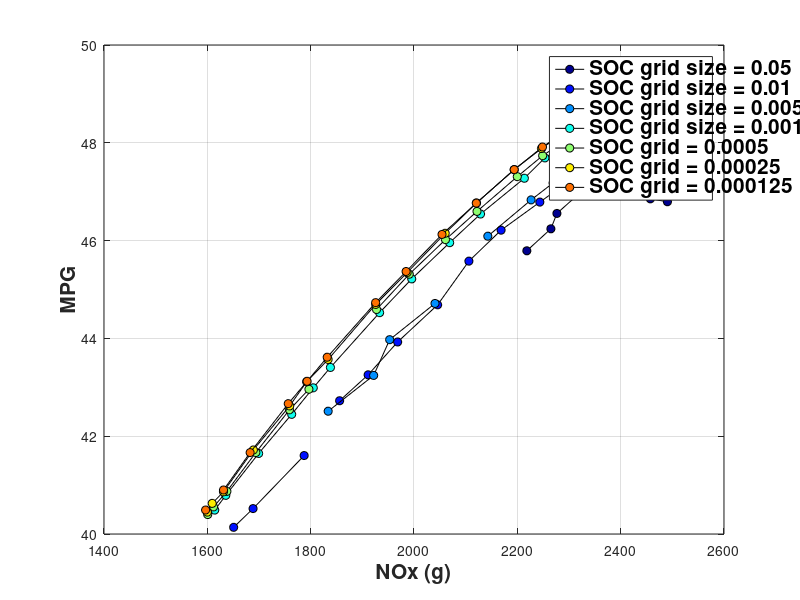
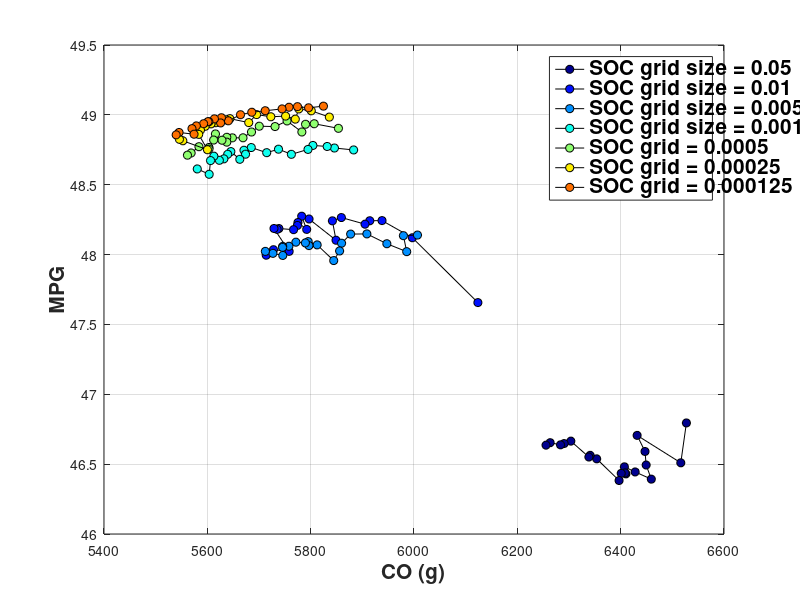
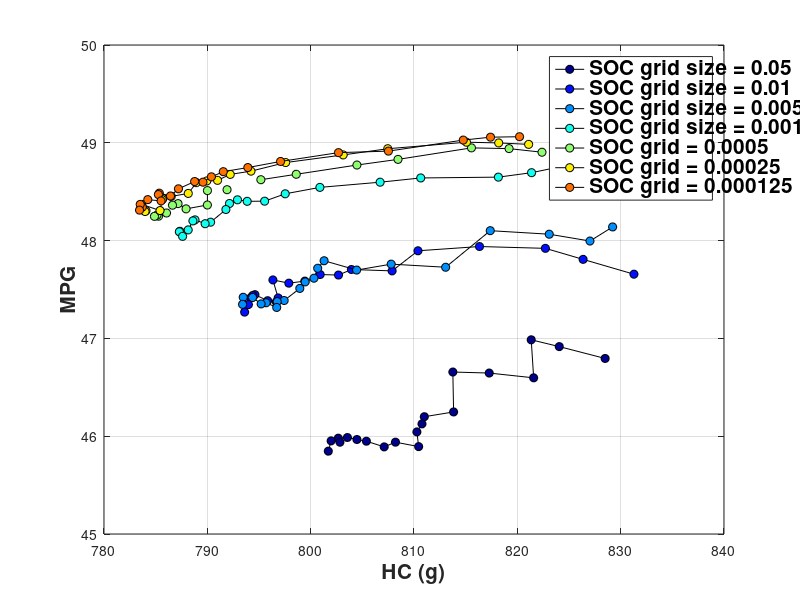
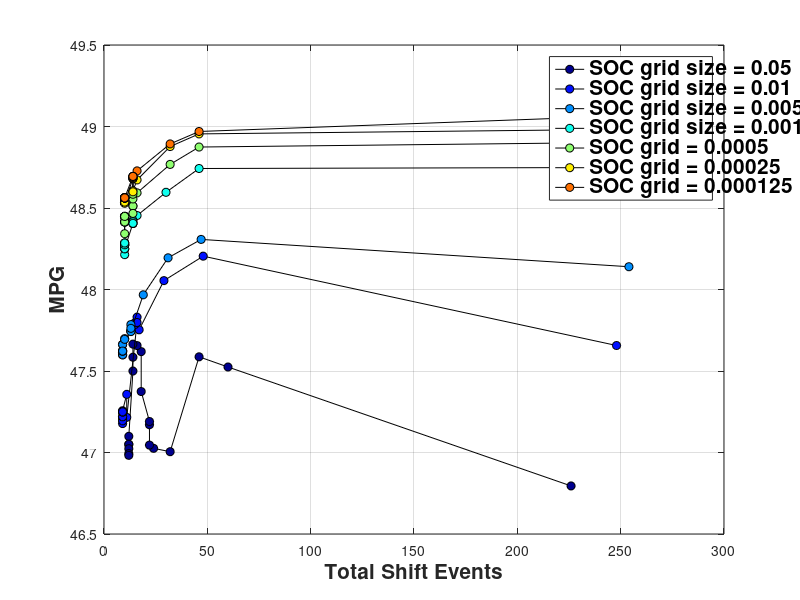

MATLAB code for these plots, in order:
clear;
clf;
close all;
C = jet;
h = 14;
r=6;
t = 10;
q = 7;  % For colors
start = 1;
stop = 10;
for i = [start,2,3,4,5,6,7];
    if i == 1
        load SOC_grid_05_trq_1_NM_HWFET;
        c = 'SOC grid size = 0.05';
    elseif i == 2
        load SOC_grid_01_trq_1_NM_HWFET;
        c = 'SOC grid size = 0.01';
    elseif i == 3
        load SOC_grid_005_trq_1_NM_HWFET;
        c = 'SOC grid size = 0.005';
    elseif i == 4
        load SOC_grid_001_trq_1_NM_HWFET;
        c = 'SOC grid size = 0.001';
    elseif i == 5
        load SOC_grid_0005_trq_1_NM_HWFET;
        c = 'SOC grid = 0.0005';
    elseif i == 6
        load SOC_grid_00025_trq_1_NM_HWFET;
        c = 'SOC grid = 0.00025';
    elseif i == 7
        load SOC_grid_000125_trq_1_NM_HWFET;
        c = 'SOC grid = 0.000125';
    elseif i == 8
        load SOC_grid_0005_interp;
        c = '0.0005 lin. interp.';
    elseif i == 9
        load SOC_grid_005_interp_cubic;
        c = '0.005 cubic interp.';
    elseif i == 10
        load SOC_grid_0005_interp_cubic;
        c = '0.0005 cubic. interp.';
    elseif i == 11;
        load SOC_grid_005_interp_full_cyc;
        c = '0.005 line. interp FULL';
    elseif i == 12;
        load SOC_grid_005_interp_lower_weights;
        c = '0.005 line. interp Lower weights';
    elseif i == 13;
        load SOC_grid_005_interp_full_cyc_smooth;
        c = '0.005 line. interp Full CYC Smoothed Data';
    else
        load SOC_grid_001_interp_full_cyc_smooth;
        c = '0.001 line. interp Full CYC Smoothed Data';
    end
    
    if i == start
        leg = {c};
        a = 1;
    else
        leg = {leg{1:a}, c};
        a = a+1;
    end
%     
%     if i ==4
%     s =  1000/10.2567;
%     else
%         s= 1;
%     end
s=1;
    figure(2)
    plot(result.NOx(1,:)*s,result.mpg(1,:),'-ko',...
        'LineWidth',0.5,...
        'MarkerEdgeColor','k',...
        'MarkerFaceColor',C(a+(a-1)*q,:),...
        'MarkerSize',r)
    grid on
    ylabel('MPG')
    xlabel('NOx (g)')
    legend(leg{1:a})
    set(findall(gcf,'type','text'),'FontSize',15,'fontWeight','bold')
    hold on
    
    figure(3)
    plot(result.CO(2,:)*s,result.mpg(2,:),'-ko',...
        'LineWidth',0.5,...
        'MarkerEdgeColor','k',...
        'MarkerFaceColor',C(a+(a-1)*q,:),...
        'MarkerSize',r)
    grid on
    ylabel('MPG')
    xlabel('CO (g)')
    legend(leg{1:a})
    set(findall(gcf,'type','text'),'FontSize',15,'fontWeight','bold')
    hold on
    
    figure(4)
    plot(result.HC(3,:)*s,result.mpg(3,:),'-ko',...
        'LineWidth',0.5,...
        'MarkerEdgeColor','k',...
        'MarkerFaceColor',C(a+(a-1)*q,:),...
        'MarkerSize',r)
    grid on
    ylabel('MPG')
    xlabel('HC (g)')
    legend(leg{1:a})
    set(findall(gcf,'type','text'),'FontSize',15,'fontWeight','bold')
    hold on
    
    figure(5)
    plot(result.SE(4,:),result.mpg(4,:),'-ko',...
        'LineWidth',0.5,...
        'MarkerEdgeColor','k',...
        'MarkerFaceColor',C(a+(a-1)*q,:),...
        'MarkerSize',r)
    grid on
    ylabel('MPG')
    xlabel('Total Shift Events')
    legend(leg{1:a})
    set(findall(gcf,'type','text'),'FontSize',15,'fontWeight','bold')
    hold on
    
    figure(6)
    plot(result.EE(5,:),result.mpg(5,:),'-ko',...
        'LineWidth',0.5,...
        'MarkerEdgeColor','k',...
        'MarkerFaceColor',C(a+(a-1)*q,:),...
        'MarkerSize',r)
    grid on
    ylabel('MPG')
    xlabel('Total Engine Events')
    legend(leg{1:a})
    set(findall(gcf,'type','text'),'FontSize',15,'fontWeight','bold')
    hold on
end

hold off
set(findall(gcf,'type','text'),'FontSize',15,'fontWeight','bold')

